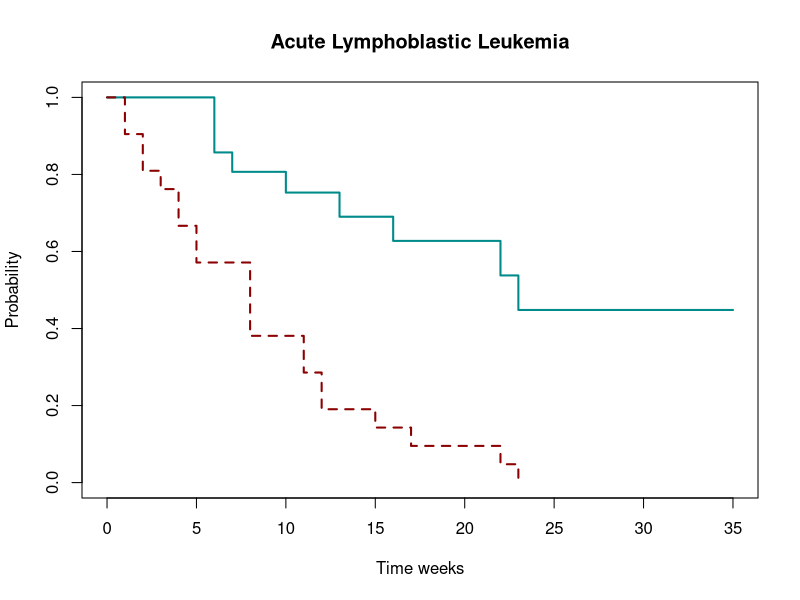
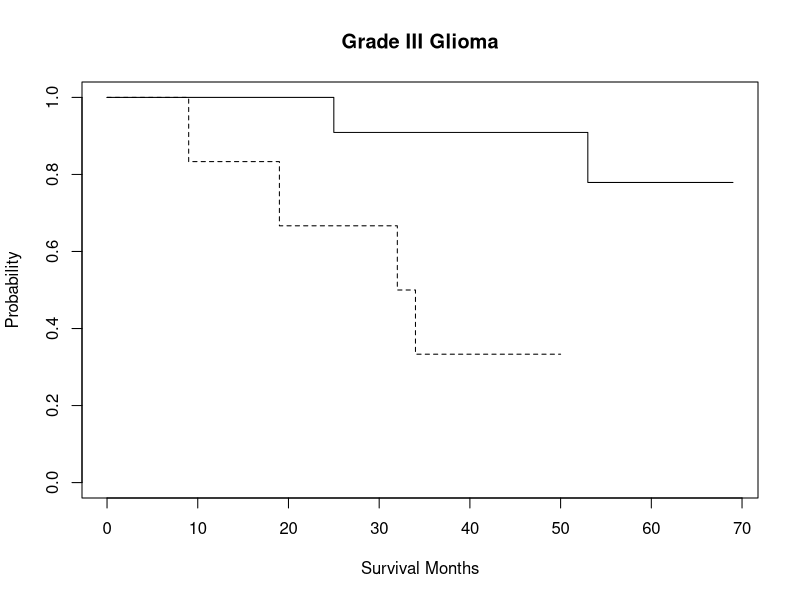
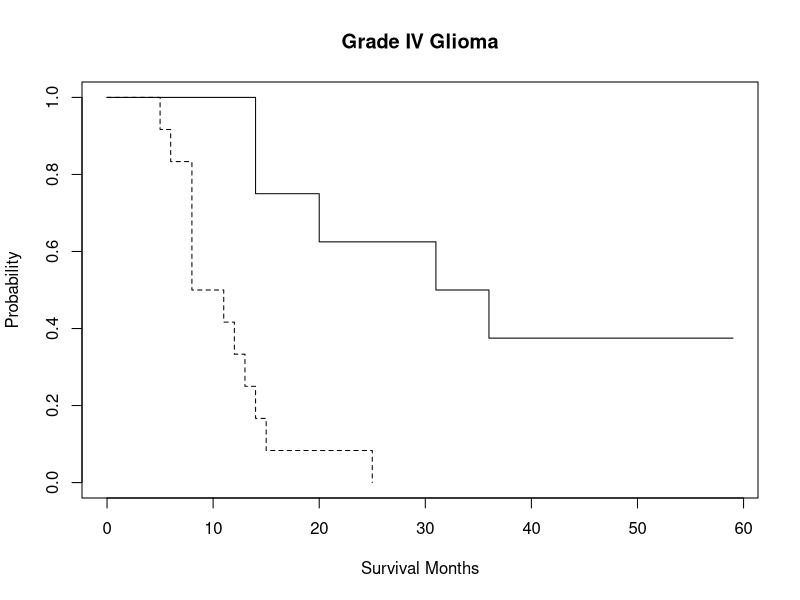
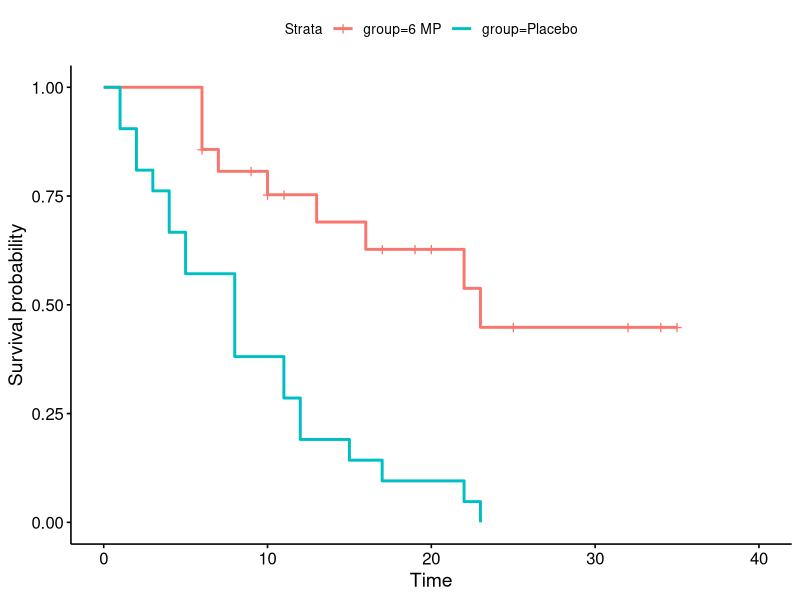
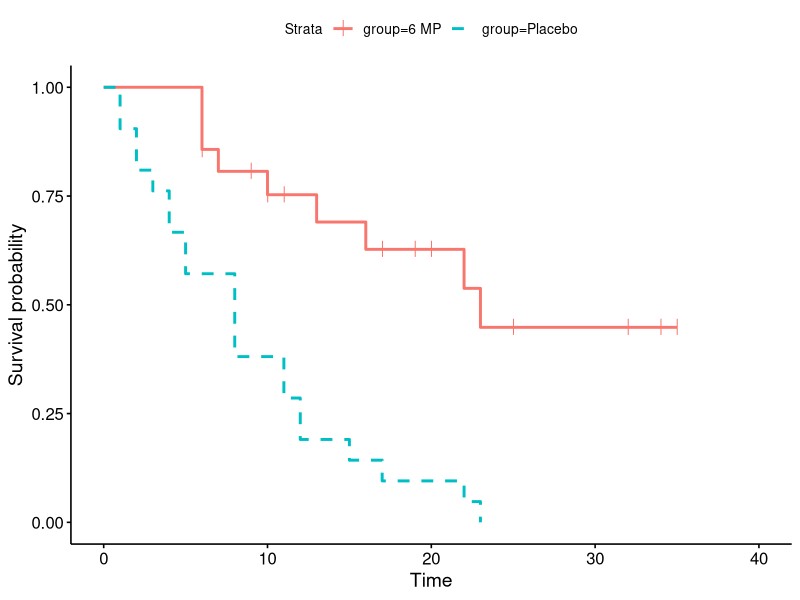
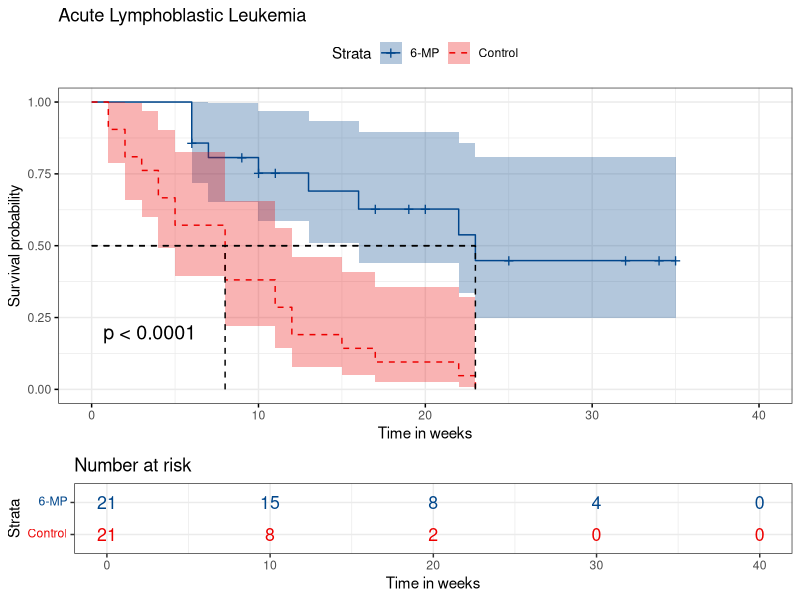
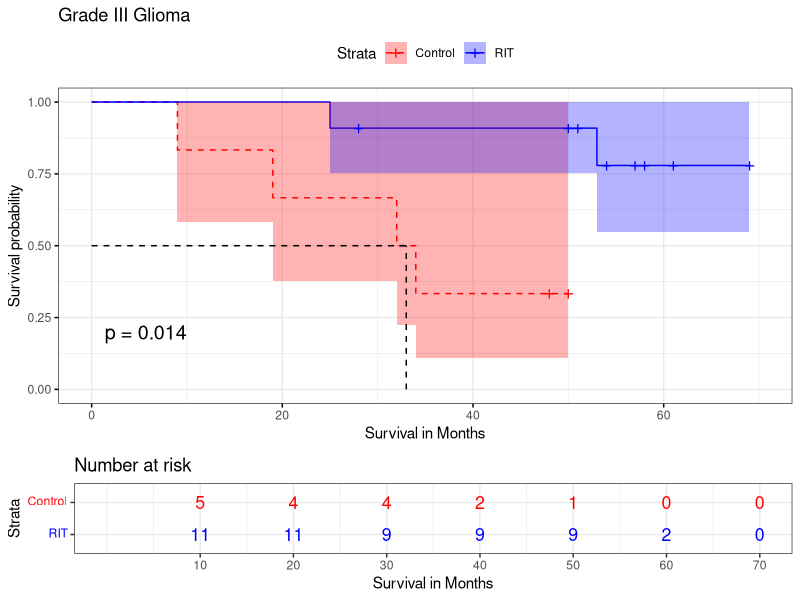
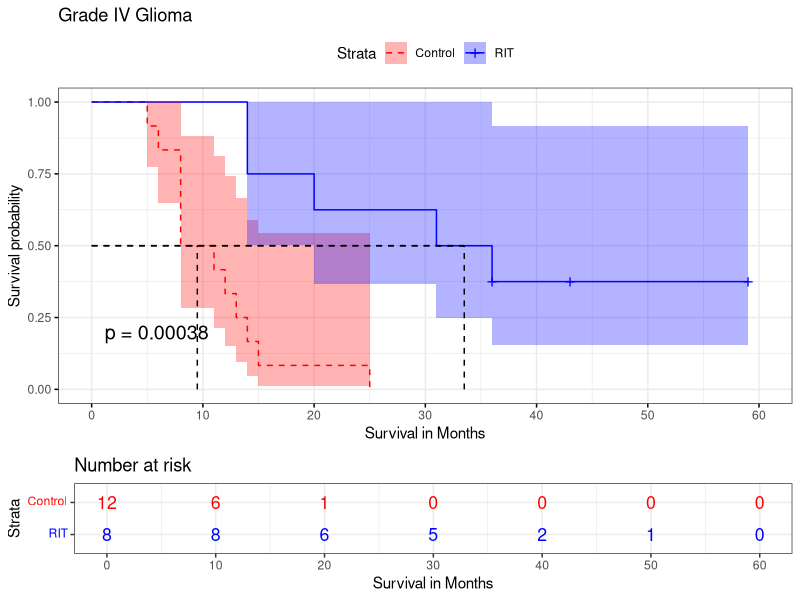

R code for these plots, in order:
#
# Survival analysis with the ALL data
#
library(tidyverse)
library(survival)
library(survminer)
library(coin)
library(readxl)
#
data("glioma", package = "coin")
leuk <- read_excel(path = "leuk.xls")

# plot the kaplan-Meier Curves
plot(survfit(Surv(time, cens) ~ group, data = leuk), 
     main = "Acute Lymphoblastic Leukemia", lty = c(1,2), 
     ylab = "Probability", xlab = "Time weeks",col=c("cyan4","darkred")
     ,lwd=2)
survdiff(Surv(time, cens) ~ group, data=leuk)
#
g3 <- subset(glioma, histology == "Grade3")
g4 <- subset(glioma, histology == "GBM")
#
plot(survfit(Surv(time, event) ~ group, data = g3), main = "Grade III Glioma", lty = c(2,1), ylab = "Probability", xlab = "Survival Months")
plot(survfit(Surv(time, event) ~ group, data = g4), main = "Grade IV Glioma", lty = c(2,1), ylab = "Probability", xlab = "Survival Months")
# probability estimation with exact distribution
logrank_test(Surv(time, event) ~ group, data = g3, distribution = "exact")
logrank_test(Surv(time, event) ~ group, data = g4, distribution = "exact")
#
logrank_test(Surv(time, event) ~ group | histology, data = glioma, distribution = approximate(B = 10000))
#
# With ggplot using the survminer package 
# For the ALL example
fit <- survfit(Surv(time, cens) ~ group, data = leuk)
ggsurvplot(fit, data = leuk)
# marking the cenros points on the 6-MP data
ggsurvplot(fit, data = leuk, censor.shape="|", censor.size = 4, linetype = c(1,2))
# More comlex visualization. 
ggsurvplot(
  fit, 
  data = leuk, 
  size = 0.5,                 # change line size
  linetype = c("solid", "dashed"), # different line type
  palette = c("lancet"), # color red, blue or custom palettes lancet
  title    = "Acute Lymphoblastic Leukemia", # plot main title
  xlab = "Time in weeks",   # customize X axis label.
  conf.int = TRUE,          # Add confidence interval
  pval = TRUE,              # Add p-value from log-rank test
  risk.table = TRUE,        # Add risk table
  risk.table.col = "strata",# Risk table color by groups
  legend.labs = c("6-MP", "Control"),    # Change legend labels
  risk.table.height = 0.25, # Useful to change when you have multiple groups
  surv.median.line = "hv",  # add the median survival pointer.
  ggtheme = theme_bw()      # Change ggplot2 theme
)
# For the glioma example
ggsurvplot(
  survfit(Surv(time, event) ~ group, data = g3), 
  data = g3, 
  size = 0.5,                 # change line size
  linetype = c("dashed", "solid"), # different line type
  palette = c("red","blue"), # color red, blue or custom palettes lancet
  title   = "Grade III Glioma", # plot main title
  xlab = "Survival in Months", # customize X axis label.
  conf.int = TRUE,          # Add confidence interval
  pval = TRUE,              # Add p-value from log-rank test
  risk.table = TRUE,        # Add risk table
  risk.table.col = "strata",# Risk table color by groups
  legend.labs = c("Control","RIT"),    # Change legend labels
  risk.table.height = 0.25, # Useful to change when you have multiple groups
  surv.median.line = "hv",  # add the median survival pointer.
  ggtheme = theme_bw()      # Change ggplot2 theme
)
# # #
# For the other example pf glioma
ggsurvplot(
  survfit(Surv(time, event) ~ group, data = g4), 
  data = g4, 
  size = 0.5,                 # change line size
  linetype = c("dashed", "solid"), # different line type
  palette = c("red","blue"), # color red, blue or custom palettes lancet
  title   = "Grade IV Glioma", # plot main title
  xlab = "Survival in Months", # customize X axis label.
  conf.int = TRUE,          # Add confidence interval
  pval = TRUE,              # Add p-value from log-rank test
  risk.table = TRUE,        # Add risk table
  risk.table.col = "strata",# Risk table color by groups
  legend.labs = c("Control","RIT"),    # Change legend labels
  risk.table.height = 0.25, # Useful to change when you have multiple groups
  surv.median.line = "hv",  # add the median survival pointer.
  ggtheme = theme_bw()      # Change ggplot2 theme
)
#
# Example with more than one variable Colon data from the survival package
#
data(colon)
fit <- survfit(Surv(time,status)~rx, data=colon)
ggsurvplot(fit, data = colon, size = 0.5, linetype = "strata", legend = c(0.2, 0.2), break.time.by = 500)
# more complicated
ggsurvplot(fit, data = colon, 
           size = 0.5, 
           linetype = "strata", 
           legend = c(0.3, 0.2), 
           break.time.by = 500,
           pval = TRUE,
           palette = "lancet",
           risk.table = TRUE, 
           risk.table.y.text.col = TRUE
)
